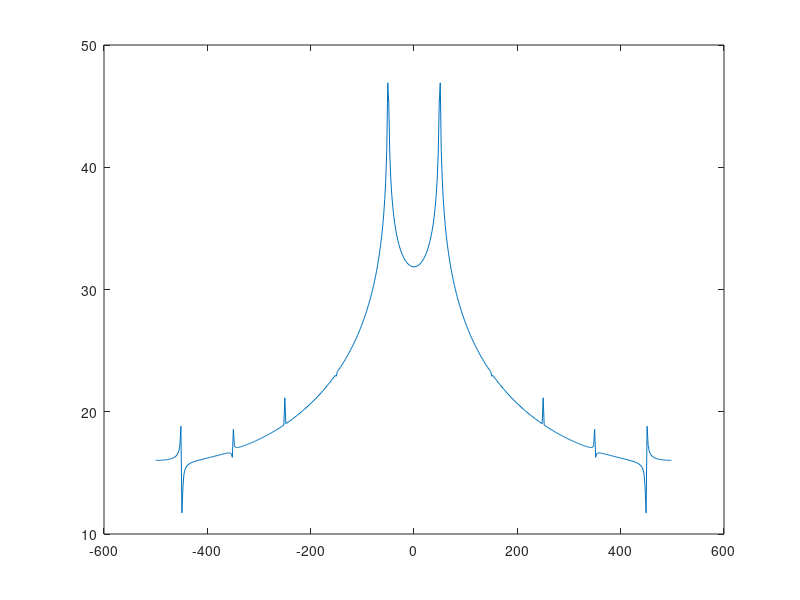

Reproduce this figure in MATLAB.
%close all
%clear
%clc

ROM_ADDR_WIDTH  = 5;
ROM_DEPTH       = 8*2^ROM_ADDR_WIDTH;
ROM_WIDTH       = 8;

A       = 1;
Offset  = 0;
Phase   = 0;

sin_samples     = A * sin( 2*pi * [0:ROM_DEPTH-1]./ROM_DEPTH + Phase) + Offset;
sin_samples_int = round( (2^ROM_WIDTH-1) * sin_samples );


n = 2^9;
PA_WIDTH = 16;
fo = 50;
fs = 1e3;

fcw = round( (fo/fs) * 2^PA_WIDTH );

phase_accu(1) = 0;
for i = 2 : n
  tmp = phase_accu(i-1) + fcw;
  if (tmp <= (2^PA_WIDTH-1))
    phase_accu(i) = tmp;
  else
    phase_accu(i) = tmp - (2^PA_WIDTH-1);
  endif
endfor

pa_bin    = dec2bin(phase_accu,PA_WIDTH);
%addr_bin  = pa_bin(:,4:4+ROM_ADDR_WIDTH-1);
addr_bin  = pa_bin(:,1:1+log2(ROM_DEPTH)-1);
addr_dec  = bin2dec(addr_bin);
%addr_dec  = floor(phase_accu*2^-8);%phase_accu;%

sin_nco = sin_samples_int(addr_dec+1);

f = -fs/2:fs/n:fs/2-fs/n;
y=fftshift(fft(sin_nco));
w=window(@hanning,n);
%yw = y'.*w;
%plot(f,10*log10(abs(y)))
%%%%%%%%%%%%%%%%%%%%%%%%%%%%%%%%%%%%%%%%%%%%

%ROM_ADDR_WIDTH  = 5;
%ROM_DEPTH       = 8*2^ROM_ADDR_WIDTH;
%ROM_WIDTH       = 8;

%A       = 1;
%Offset  = 0;
%Phase   = 0;

%n = 2^16;
%PA_WIDTH = 16;
%fo = 50;
%fs = 1e3;

t = 0:1/fs:(n-1)/fs;
sin_samples     = A * sin( 2*pi * fo * t + Phase) + Offset;
sin_samples_full_int = round( (2^ROM_WIDTH-1) * sin_samples );

f = -fs/2:fs/n:fs/2-fs/n;
y=fft(sin_samples_full_int);
y=fftshift(y);
w=window(@hanning,n);
yw = y'.*w;
figure
plot(f,10*log10(abs(y)))